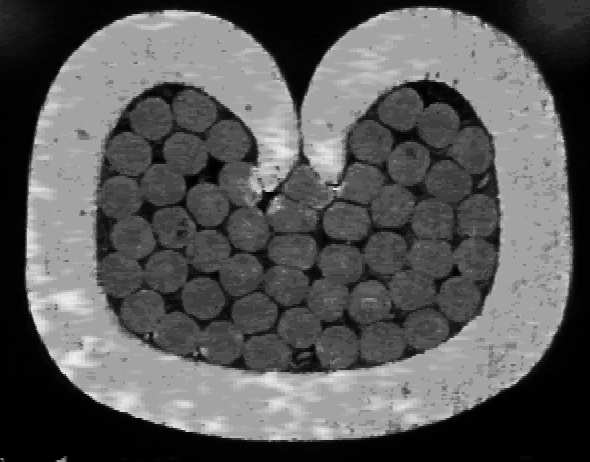
#> input picture Test images/cable.png, 590 x 462 px, found by its file name
$ jupyter execute 'Task_1_IMG_Prewitt_KZ4RE0 (1).ipynb'   (shell and % lines are left out)   (older library calls are emulated)
#> lines starting #> are read from the running program, lines starting #| are printed output that depends on the picture; after the words box and inside, x2 and y2 are one past the last pixel; in counts of white or black regions, pixels touching at a corner belong together
[cell 1]
from google.colab import files
uploaded = files.upload()
#> the answer given: cable.png

**Importing the main libraries like Opencv**

[cell 2]
#import required library
import numpy as np
import cv2
import matplotlib.pyplot as plt
import matplotlib.image as mpig
from google.colab.patches import cv2_imshow

**READING THE IMAGE IN GRAYSCALE**

[cell 3]
image = cv2.imread('cable.png',cv2.IMREAD_GRAYSCALE)
#> image is the input picture: shape (462, 590); min 0, max 238, mean 89.3
plt.imshow(image,cmap='gray')

**Edge Filtering**

[cell 4]
# Prewitt Operator
h, v = image.shape
#> h = 462; v = 590


#Creating Prewitt operator for finding gradient
horizontal = np.array([[-1,0,1],[-1,0,1],[-1,0,1]])
vertical = np.array([[1,1,1],[0,0,0],[-1,-1,-1]])

# define images with 0s
grad = np.zeros((h, v))

# offset by 1
for i in range(1, h - 1):
    for j in range(1, v - 1):
        horizontalGrad = (horizontal[0, 0] * image[i - 1, j - 1]) + \
                         (horizontal[0, 1] * image[i - 1, j]) + \
                         (horizontal[0, 2] * image[i - 1, j + 1]) + \
                         (horizontal[1, 0] * image[i, j - 1]) + \
                         (horizontal[1, 1] * image[i, j]) + \
                         (horizontal[1, 2] * image[i, j + 1]) + \
                         (horizontal[2, 0] * image[i + 1, j - 1]) + \
                         (horizontal[2, 1] * image[i + 1, j]) + \
                         (horizontal[2, 2] * image[i + 1, j + 1])

        verticalGrad = (vertical[0, 0] * image[i - 1, j - 1]) + \
                       (vertical[0, 1] * image[i - 1, j]) + \
                       (vertical[0, 2] * image[i - 1, j + 1]) + \
                       (vertical[1, 0] * image[i, j - 1]) + \
                       (vertical[1, 1] * image[i, j]) + \
                       (vertical[1, 2] * image[i, j + 1]) + \
                       (vertical[2, 0] * image[i + 1, j - 1]) + \
                       (vertical[2, 1] * image[i + 1, j]) + \
                       (vertical[2, 2] * image[i + 1, j + 1])

# Edge Magnitude
mag = np.sqrt(pow(horizontalGrad, 2.0) + pow(verticalGrad, 2.0))
grad[i - 1, j - 1] = mag


plt.figure()
plt.title('prewitt_Edge.png')
plt.imsave('prewitt.png', grad, cmap='gray', format='png')
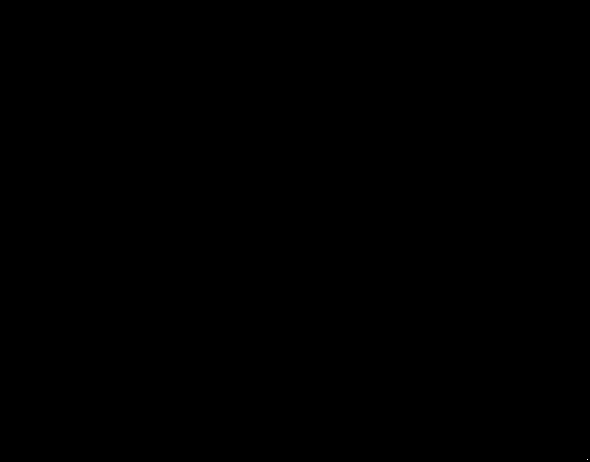
#> saved as prewitt.png: shape (462, 590, 3); 0% white in thin lines or dots, all inside (x1, y1, x2, y2) = (587, 459, 588, 460)
plt.imshow(grad, cmap='gray')
plt.show()
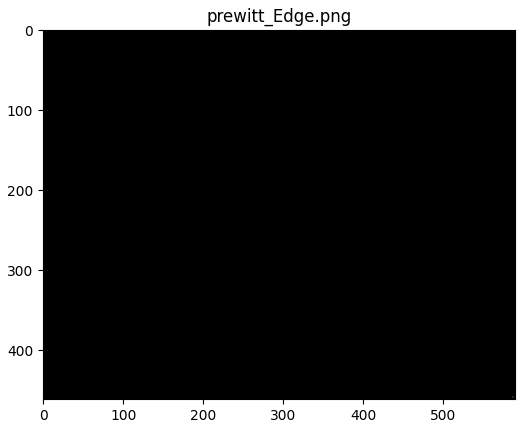
#> figure drawn by matplotlib, 1 panel

[cell 5]
#image updated values after nonmaxima supression

a,b = grad.shape
newgrad = np.zeros((a,b))
new = np.zeros((a,b))

#Find gradient by convolving kernal with low pass filtered image
s1 = cv2.filter2D(image, cv2.CV_32F, horizontal)
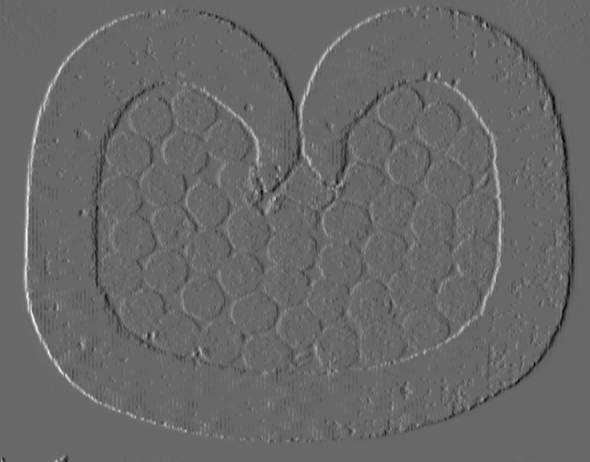
#> s1: shape (462, 590) float32; min -377, max 540, mean 0; drawn with min black and max white
s2 = cv2.filter2D(image, cv2.CV_32F, vertical)
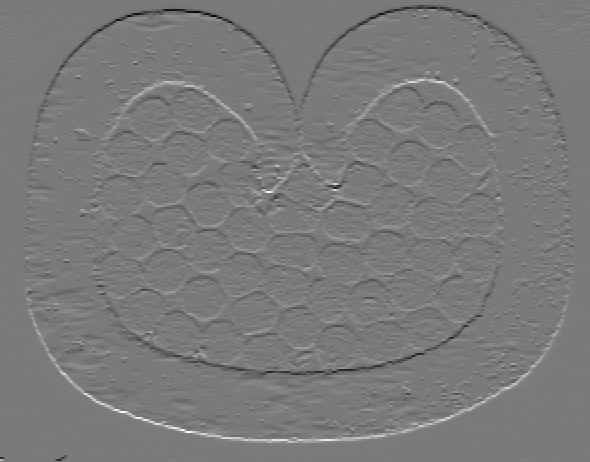
#> s2: shape (462, 590) float32; min -550, max 595, mean 0.1; drawn with min black and max white

#Calulating gradient and phase information from the gradient information
phase = cv2.phase(s1, s2, 1)
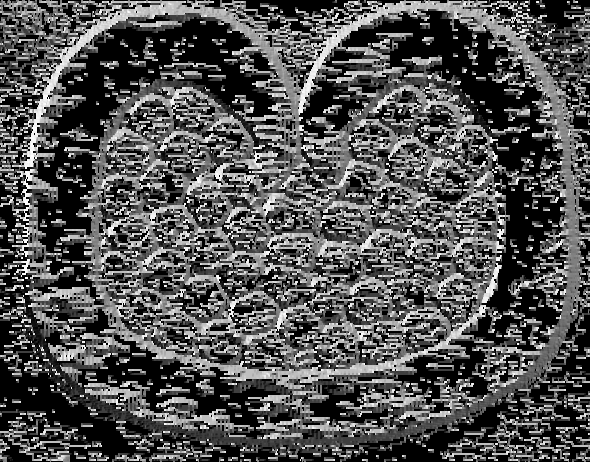
#> phase: shape (462, 590) float32; min 0, max 6.28, mean 2.04; drawn with min black and max white


#Quantising the Phase values and storing the index of target pixels in xi and yi.
x1,y1 = np.where(((phase>0) & (phase<=22.5)) | ((phase>157.5) & (phase<=202.5)) | ((phase>337.5)&(phase<360)))
x2,y2 = np.where(((phase>22.5) & (phase<=67.5)) | ((phase>202.5) & (phase<=247.5)))
#> x2 = empty array; y2 = empty array
x3,y3 = np.where(((phase>67.5) & (phase<=112.5)) | ((phase>247.5) & (phase<=292.5)))
#> x3 = empty array; y3 = empty array
x4,y4 = np.where(((phase>112.5) & (phase<=157.5)) | ((phase>292.5) & (phase<=337.5)))
#> x4 = empty array; y4 = empty array

#Storing quantised values in a new image
new[x1,y1] = 0
new[x2,y2] = 45
new[x3,y3] = 90
new[x4,y4] = 135


#describing the Non-Maxima supression
for i in range(2,a-2):
	for j in range(2,b-2):
		if new[i,j] == 90:
			if((grad[i+1,j]<grad[i,j]) & (grad[i-1,j]<grad[i,j])):
				newgrad[i,j]=1

		elif new[i,j] == 45:
			if((grad[i+1,j-1]<grad[i,j]) & (grad[i-1,j+1]<grad[i,j])):
				newgrad[i,j]=1

		elif new[i,j] == 0:
			if((grad[i,j+1]<grad[i,j]) & (grad[i,j-1]<grad[i,j])):
				newgrad[i,j]=1

		elif new[i,j] == 135:
			if((grad[i+1,j+1]<grad[i,j]) & (grad[i-1,j-1]<grad[i,j])):
				newgrad[i,j]=1
#Refining the image by removing small extra regions and noise.
newgrad = np.multiply(newgrad,grad)

print("Result of Non-Maxima Suppression Image")
plt.imshow(newgrad,cmap='gray')
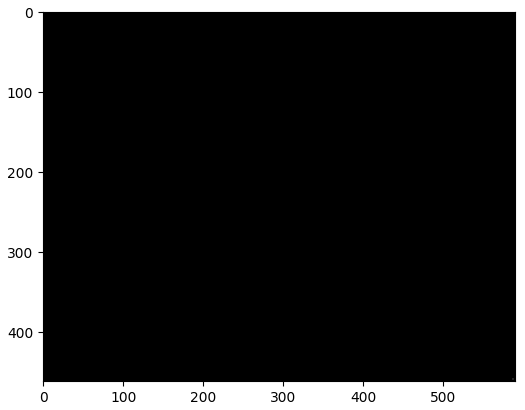
#> figure drawn by matplotlib, 1 panel

$ run again, with Test images/barbara.png copied over Test images/cable.png
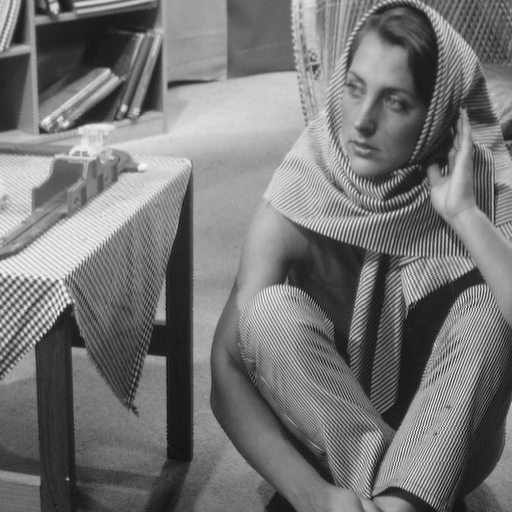
#> input picture Test images/barbara.png, 512 x 512 px, found by its file name
#> image is the input picture: shape (512, 512); min 12, max 246, mean 117.4
#> `phase = cv2.phase(s1, s2, 1)`:
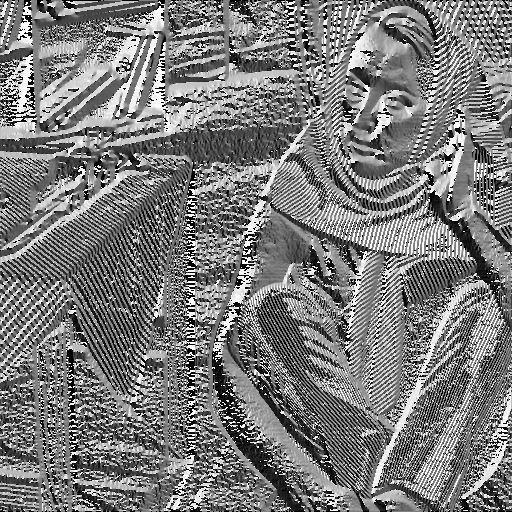
#> phase: shape (512, 512) float32; min 0, max 6.28, mean 3.03; drawn with min black and max white
#> x2 = empty array
#> `[cell 5] #image updated values after nonmaxima supression  a,b = grad...`:
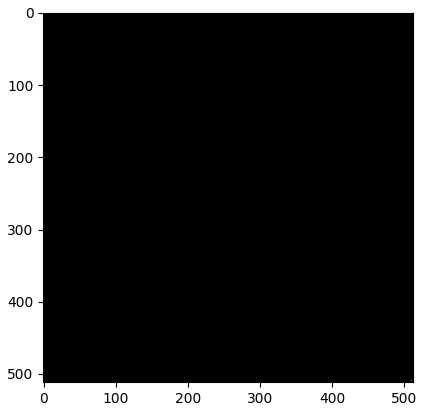
#> figure drawn by matplotlib, 1 panel
